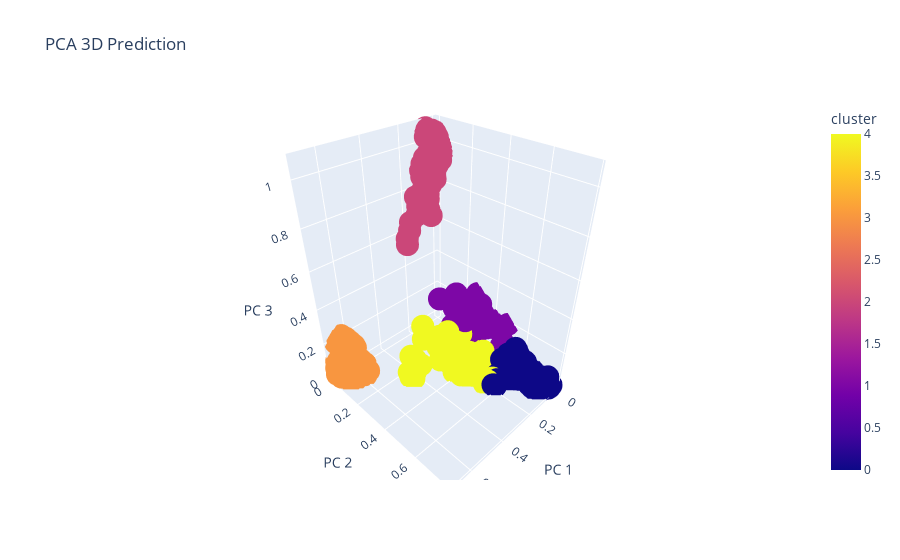

The notebook cell this image was saved under:
### Code cell
fig = px.scatter_3d(
    W_df, x='x1', y='x2', z='x3', color=W_df['cluster'],
    labels={'x1': 'PC 1', 'x2': 'PC 2', 'x3': 'PC 3'}, title='PCA 3D Prediction'
)
fig.show()

### Figure 1 — Plotly figure (JSON) as saved in the notebook; plotly's stock layout.template omitted (floating-point values rounded to 4 significant figures; data arrays with more than 128 entries replaced by an {"elided": "..."} marker saying what was removed)
{"data": [{"hovertemplate": "PC 1=%{x}<br>PC 2=%{y}<br>PC 3=%{z}<br>cluster=%{marker.color}<extra></extra>", "legendgroup": "", "marker": {"color": {"elided": "1725 int values"}, "coloraxis": "coloraxis", "symbol": "circle"}, "mode": "markers", "name": "", "scene": "scene", "showlegend": false, "type": "scatter3d", "x": {"elided": "1725 float values"}, "y": {"elided": "1725 float values"}, "z": {"elided": "1725 float values"}}], "layout": {"coloraxis": {"colorbar": {"title": {"text": "cluster"}}, "colorscale": [[0, "#0d0887"], [0.1111, "#46039f"], [0.2222, "#7201a8"], [0.3333, "#9c179e"], [0.4444, "#bd3786"], [0.5556, "#d8576b"], [0.6667, "#ed7953"], [0.7778, "#fb9f3a"], [0.8889, "#fdca26"], [1, "#f0f921"]]}, "legend": {"tracegroupgap": 0}, "scene": {"domain": {"x": [0, 1], "y": [0, 1]}, "xaxis": {"title": {"text": "PC 1"}}, "yaxis": {"title": {"text": "PC 2"}}, "zaxis": {"title": {"text": "PC 3"}}}, "title": {"text": "PCA 3D Prediction"}}}
